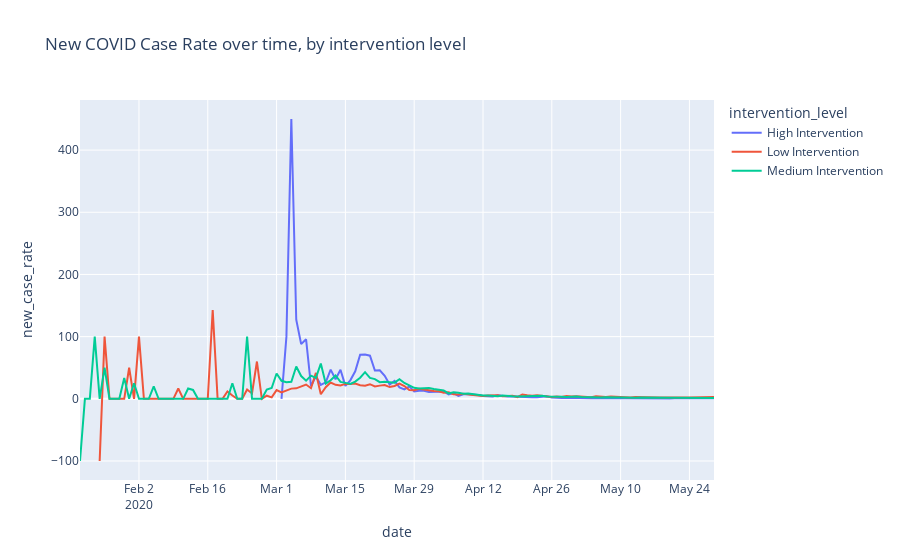
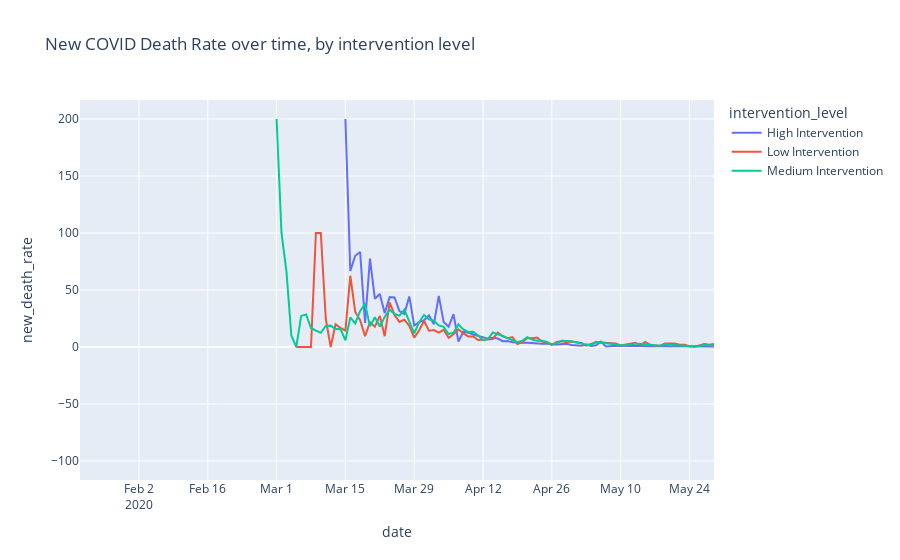

The cell these charts' notebook holds for them, in order:
### Code cell
# Answer Question 3

# Create calculation for new cases, new deaths, for each state over time
grouped_state = covid_data.groupby(['state','date']).sum().drop('fips',axis=1)
grouped_state.reset_index(level=grouped_state.index.names, inplace=True)
#grouped_state.reset_index(level=1, inplace=True)
# Create new grouped data frame of state, intervention level, new cases, new deaths
# Join both imported datasets on state name
df_joined = grouped_state.merge(map_df, left_on='state', right_on='state')
df_joined.drop(['state','abbr'] ,axis=1,inplace=True)
# Calculate intervention Level
df_joined["intervention_level"] = np.where(df_joined["intervention_score"]<=4, "Low Intervention", np.where((df_joined["intervention_score"] >= 5) & (df_joined["intervention_score"] <= 8), "Medium Intervention", "High Intervention"))
df_joined.head(100)
# Calculate new case rate, new death rate
grouped_intervention = df_joined.groupby(['intervention_level','date']).sum().drop('intervention_score',axis=1)
# Create final dataframe for chart
output = pd.DataFrame()
output['cases'] = grouped_intervention.cases
output['deaths'] = grouped_intervention.deaths
output['new_case_rate']=output.cases.pct_change() * 100
output['new_death_rate']=output.deaths.pct_change() * 100
output.reset_index(level=output.index.names, inplace=True)
# Plot new rates over time
fig = px.line(output, x="date", y="new_case_rate", color = "intervention_level", title='New COVID Case Rate over time, by intervention level')
fig.show()
fig2 = px.line(output, x="date", y="new_death_rate", color = "intervention_level", title='New COVID Death Rate over time, by intervention level')
fig2.show()
